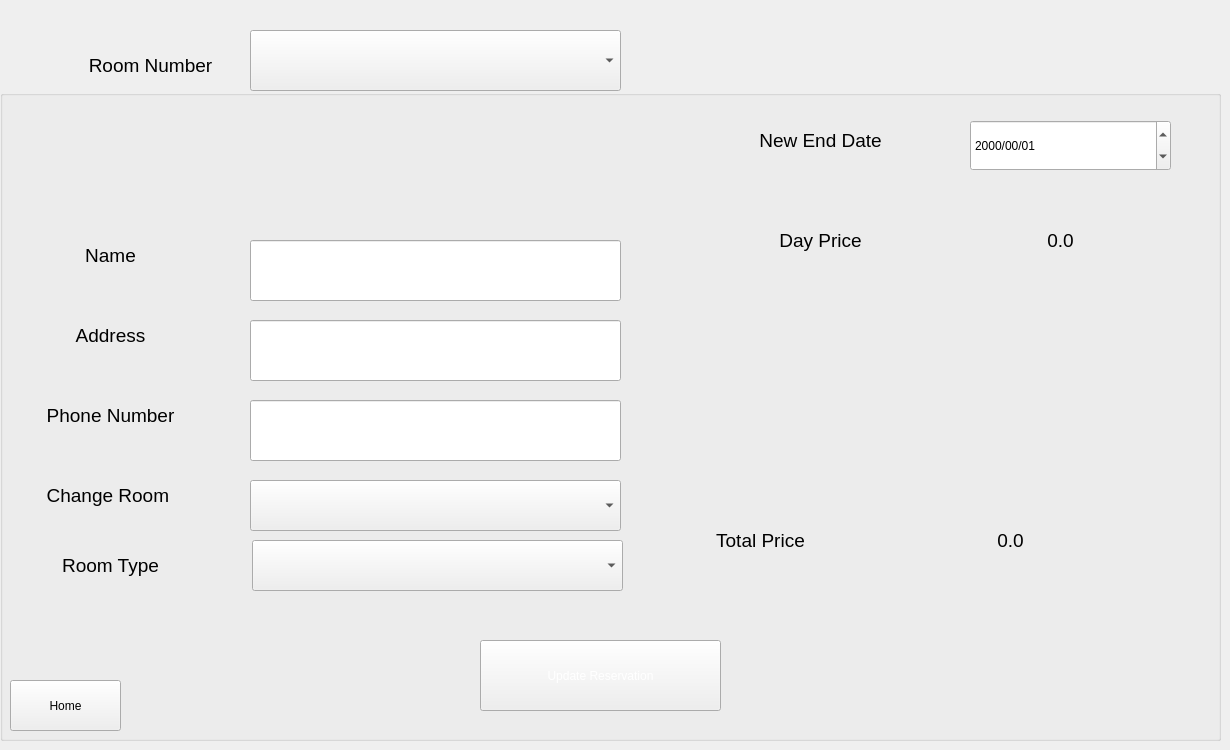
    <widget class="QWidget" name="widget">
     <attribute name="title">
      <string>update Reservation</string>
     </attribute>
     <widget class="QComboBox" name="comboBox_10">
      <property name="geometry">
       <rect>
        <x>250</x>
        <y>30</y>
        <width>371</width>
        <height>61</height>
       </rect>
      </property>
     </widget>
     <widget class="QLabel" name="label_76">
      <property name="geometry">
       <rect>
        <x>60</x>
        <y>30</y>
        <width>181</width>
        <height>71</height>
       </rect>
      </property>
      <property name="font">
       <font>
        <pointsize>14</pointsize>
       </font>
      </property>
      <property name="text">
       <string>Room Number</string>
      </property>
      <property name="alignment">
       <set>Qt::AlignCenter</set>
      </property>
     </widget>
     <widget class="QGroupBox" name="groupBox">
      <property name="geometry">
       <rect>
        <x>0</x>
        <y>90</y>
        <width>1221</width>
        <height>651</height>
       </rect>
      </property>
      <property name="title">
       <string/>
      </property>
      <widget class="QLabel" name="label_75">
       <property name="geometry">
        <rect>
         <x>20</x>
         <y>220</y>
         <width>181</width>
         <height>51</height>
        </rect>
       </property>
       <property name="font">
        <font>
         <pointsize>14</pointsize>
        </font>
       </property>
       <property name="text">
        <string>Address</string>
       </property>
       <property name="alignment">
        <set>Qt::AlignCenter</set>
       </property>
      </widget>
      <widget class="QLabel" name="label_116">
       <property name="geometry">
        <rect>
         <x>20</x>
         <y>380</y>
         <width>181</width>
         <height>51</height>
        </rect>
       </property>
       <property name="font">
        <font>
         <pointsize>14</pointsize>
        </font>
       </property>
       <property name="text">
        <string>Change Room </string>
       </property>
       <property name="alignment">
        <set>Qt::AlignCenter</set>
       </property>
      </widget>
      <widget class="QLabel" name="label_80">
       <property name="geometry">
        <rect>
         <x>670</x>
         <y>420</y>
         <width>181</width>
         <height>61</height>
        </rect>
       </property>
       <property name="font">
        <font>
         <pointsize>14</pointsize>
        </font>
       </property>
       <property name="text">
        <string>Total Price</string>
       </property>
       <property name="alignment">
        <set>Qt::AlignCenter</set>
       </property>
      </widget>
      <widget class="QLineEdit" name="lineEdit_18">
       <property name="geometry">
        <rect>
         <x>250</x>
         <y>150</y>
         <width>371</width>
         <height>61</height>
        </rect>
       </property>
      </widget>
      <widget class="QDateEdit" name="dateEdit_5">
       <property name="geometry">
        <rect>
         <x>970</x>
         <y>30</y>
         <width>201</width>
         <height>51</height>
        </rect>
       </property>
       <property name="displayFormat">
        <string notr="true">yyyy/mm/dd</string>
       </property>
      </widget>
      <widget class="QLabel" name="label_73">
       <property name="geometry">
        <rect>
         <x>920</x>
         <y>420</y>
         <width>181</width>
         <height>61</height>
        </rect>
       </property>
       <property name="font">
        <font>
         <pointsize>14</pointsize>
        </font>
       </property>
       <property name="text">
        <string>0.0</string>
       </property>
       <property name="alignment">
        <set>Qt::AlignCenter</set>
       </property>
      </widget>
      <widget class="QLabel" name="label_74">
       <property name="geometry">
        <rect>
         <x>970</x>
         <y>120</y>
         <width>181</width>
         <height>61</height>
        </rect>
       </property>
       <property name="font">
        <font>
         <pointsize>14</pointsize>
        </font>
       </property>
       <property name="text">
        <string>0.0</string>
       </property>
       <property name="alignment">
        <set>Qt::AlignCenter</set>
       </property>
      </widget>
      <widget class="QLabel" name="label_71">
       <property name="geometry">
        <rect>
         <x>20</x>
         <y>450</y>
         <width>181</width>
         <height>51</height>
        </rect>
       </property>
       <property name="font">
        <font>
         <pointsize>14</pointsize>
        </font>
       </property>
       <property name="text">
        <string>Room Type</string>
       </property>
       <property name="alignment">
        <set>Qt::AlignCenter</set>
       </property>
      </widget>
      <widget class="QLabel" name="label_72">
       <property name="geometry">
        <rect>
         <x>730</x>
         <y>20</y>
         <width>181</width>
         <height>61</height>
        </rect>
       </property>
       <property name="font">
        <font>
         <pointsize>14</pointsize>
        </font>
       </property>
       <property name="text">
        <string>New End Date</string>
       </property>
       <property name="alignment">
        <set>Qt::AlignCenter</set>
       </property>
      </widget>
      <widget class="QPushButton" name="pushButton_41">
       <property name="geometry">
        <rect>
         <x>480</x>
         <y>550</y>
         <width>241</width>
         <height>71</height>
        </rect>
       </property>
       <property name="styleSheet">
        <string notr="true">QPushButton
{
font: 14pt &quot;MS Shell Dlg 2&quot;;
color : #ffffff
}</string>
       </property>
       <property name="text">
        <string>Update Reservation</string>
       </property>
      </widget>
      <widget class="QComboBox" name="comboBox_9">
       <property name="geometry">
        <rect>
         <x>252</x>
         <y>450</y>
         <width>371</width>
         <height>51</height>
        </rect>
       </property>
      </widget>
      <widget class="QLineEdit" name="lineEdit_17">
       <property name="geometry">
        <rect>
         <x>250</x>
         <y>230</y>
         <width>371</width>
         <height>61</height>
        </rect>
       </property>
      </widget>
      <widget class="QComboBox" name="comboBox_15">
       <property name="geometry">
        <rect>
         <x>250</x>
         <y>390</y>
         <width>371</width>
         <height>51</height>
        </rect>
       </property>
      </widget>
      <widget class="QLabel" name="label_79">
       <property name="geometry">
        <rect>
         <x>730</x>
         <y>120</y>
         <width>181</width>
         <height>61</height>
        </rect>
       </property>
       <property name="font">
        <font>
         <pointsize>14</pointsize>
        </font>
       </property>
       <property name="text">
        <string>Day Price</string>
       </property>
       <property name="alignment">
        <set>Qt::AlignCenter</set>
       </property>
      </widget>
      <widget class="QLineEdit" name="lineEdit_16">
       <property name="geometry">
        <rect>
         <x>250</x>
         <y>310</y>
         <width>371</width>
         <height>61</height>
        </rect>
       </property>
      </widget>
      <widget class="QLabel" name="label_77">
       <property name="geometry">
        <rect>
         <x>20</x>
         <y>300</y>
         <width>181</width>
         <height>51</height>
        </rect>
       </property>
       <property name="font">
        <font>
         <pointsize>14</pointsize>
        </font>
       </property>
       <property name="text">
        <string>Phone Number</string>
       </property>
       <property name="alignment">
        <set>Qt::AlignCenter</set>
       </property>
      </widget>
      <widget class="QLabel" name="label_78">
       <property name="geometry">
        <rect>
         <x>20</x>
         <y>140</y>
         <width>181</width>
         <height>51</height>
        </rect>
       </property>
       <property name="font">
        <font>
         <pointsize>14</pointsize>
        </font>
       </property>
       <property name="text">
        <string>Name</string>
       </property>
       <property name="alignment">
        <set>Qt::AlignCenter</set>
       </property>
      </widget>
     </widget>
     <widget class="QPushButton" name="pushButton_58">
      <property name="geometry">
       <rect>
        <x>10</x>
        <y>680</y>
        <width>111</width>
        <height>51</height>
       </rect>
      </property>
      <property name="styleSheet">
       <string notr="true">QPushButton
{
font: 14pt &quot;MS Shell Dlg 2&quot;;
color : #rgb(131, 131, 131)
}</string>
      </property>
      <property name="text">
       <string>Home</string>
      </property>
     </widget>
    </widget>
